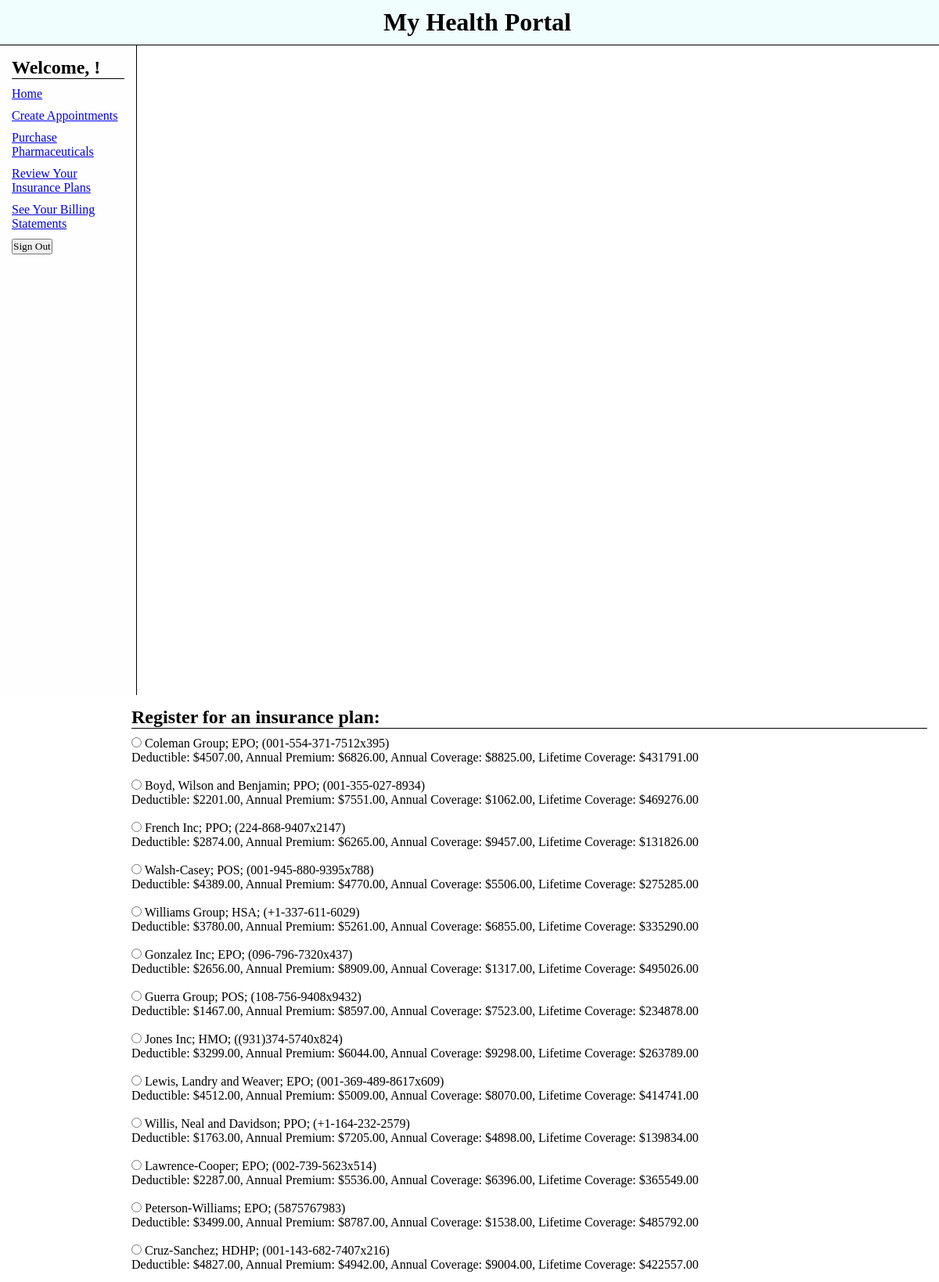
/insurancePlans.php (upper part), run on the app's committed database.
### tables this page shows
CREATE TABLE IF NOT EXISTS `InsProviders`(
	CompanyID int,
	CompanyName varchar(32),
	Category varchar(32),
	Address varchar(127),
	email varchar(48),
	PhoneNum varchar(20),
	PlanID int,
	PRIMARY KEY (CompanyID),
	FOREIGN KEY (PlanID) REFERENCES InsPlans(PlanID)
);

CREATE TABLE IF NOT EXISTS `InsPlans`(
	PlanID int,
	AnnualDeductible float(9,2),
	AnnualPremium float(9,2),
	AnnualCoverage float(9,2),
	LifetimeCoverage float(9,2),
	PRIMARY KEY(PlanID)
);

### insurancePlans.php (the view, shortened to what this page needs)
<?php include 'server.php'; ?>
<!DOCTYPE html>
</html>
	<head>
		<link rel="stylesheet" href="style.css">
	</head>
	<body>
		<div id="header-panel">
			<h1 class="center-text">My Health Portal</h1>
		</div>
		<div id="side-panel">
			<h2 class="top-text">Welcome, <?php echo $_SESSION['name']; ?>!</h2>
			<p class="itemize"><a href="index.php">Home</a></p>
			<p class="itemize"><a href="appointments.php">Create Appointments</a></p>
			<p class="itemize"><a href="index.php">Purchase Pharmaceuticals</a></p>
			<p class="itemize"><a href="index.php">Review Your Insurance Plans</a></p>
			<p class="itemize"><a href="index.php">See Your Billing Statements</a></p>
			<form method="post" action="appointments.php">
				<button type="submit" name="logout">Sign Out</button>
			</form>
		</div>
		<div id="center-panel">
			<h2 class="top-text">Register for an insurance plan:</h2>
			<?php
				$iQuery = "SELECT * FROM InsPlans INNER JOIN InsProviders ON InsPlans.PlanID=InsProviders.PlanID;";
				$result = mysqli_query($conn, $iQuery);
				$i = 1;
			?>
			<form method="post" action="insurancePlans.php">
				<?php while($row = mysqli_fetch_assoc($result)){  ?>
				<input type="radio" name="insChoice" value="<?php echo 200000000 + $i; ?>">
				<label for="insChoice">
				<?php echo $row['CompanyName']."; ".$row['Category']."; (".$row['PhoneNum'].")".
				"<br>Deductible: $".$row['AnnualDeductible'].", Annual Premium: $".$row['AnnualPremium'].", Annual Coverage: $".$row['AnnualCoverage'].", Lifetime Coverage: $".$row['LifetimeCoverage']; ?>
				</label>
				<br><br>
				<?php $i++;}; ?>
				<br>
			</form>
		</div>
	</body>
</html>

### style.css (style rules this page uses)
* { margin: 0px; padding: 0px; font-family: Cambria; }
#side-panel { width: 12%; height: 800px; float: left; padding: 15px; margin: 0px 0px 0px 0px; border-right: 1px solid black; background-color: #fefefe; }
#center-panel { width: 84.75%; height: auto; margin: 0px; float: right; padding: 15px; }
#header-panel { width: 100%; margin: 0px; float: top; padding: 10px; border-bottom: 1px solid black; background-color: #f0fefe; }
.center-text { text-align: center; }
h2.top-text { border-bottom: 1px solid black; margin-bottom: 10px; }
.itemize { padding-bottom: 10px; }

### data on the page
insproviders: CompanyName "Coleman Group", Category "EPO", PhoneNum "001-554-371-7512x395", PlanID.AnnualDeductible "4507.00", PlanID.AnnualPremium "6826.00", PlanID.AnnualCoverage "8825.00", PlanID.LifetimeCoverage "431791.00"
insproviders: CompanyName "Boyd, Wilson and Benjamin", Category "PPO", PhoneNum "001-355-027-8934", PlanID.AnnualDeductible "2201.00", PlanID.AnnualPremium "7551.00", PlanID.AnnualCoverage "1062.00", PlanID.LifetimeCoverage "469276.00"
insproviders: CompanyName "French Inc", Category "PPO", PhoneNum "224-868-9407x2147", PlanID.AnnualDeductible "2874.00", PlanID.AnnualPremium "6265.00", PlanID.AnnualCoverage "9457.00", PlanID.LifetimeCoverage "131826.00"
insproviders: CompanyName "Walsh-Casey", Category "POS", PhoneNum "001-945-880-9395x788", PlanID.AnnualDeductible "4389.00", PlanID.AnnualPremium "4770.00", PlanID.AnnualCoverage "5506.00", PlanID.LifetimeCoverage "275285.00"
insproviders: CompanyName "Williams Group", Category "HSA", PhoneNum "+1-337-611-6029", PlanID.AnnualDeductible "3780.00", PlanID.AnnualPremium "5261.00", PlanID.AnnualCoverage "6855.00", PlanID.LifetimeCoverage "335290.00"
insproviders: CompanyName "Gonzalez Inc", Category "EPO", PhoneNum "096-796-7320x437", PlanID.AnnualDeductible "2656.00", PlanID.AnnualPremium "8909.00", PlanID.AnnualCoverage "1317.00", PlanID.LifetimeCoverage "495026.00"
insproviders: CompanyName "Guerra Group", Category "POS", PhoneNum "108-756-9408x9432", PlanID.AnnualDeductible "1467.00", PlanID.AnnualPremium "8597.00", PlanID.AnnualCoverage "7523.00", PlanID.LifetimeCoverage "234878.00"
insproviders: CompanyName "Jones Inc", Category "HMO", PhoneNum "(931)374-5740x824", PlanID.AnnualDeductible "3299.00", PlanID.AnnualPremium "6044.00", PlanID.AnnualCoverage "9298.00", PlanID.LifetimeCoverage "263789.00"
insproviders: CompanyName "Lewis, Landry and Weaver", Category "EPO", PhoneNum "001-369-489-8617x609", PlanID.AnnualDeductible "4512.00", PlanID.AnnualPremium "5009.00", PlanID.AnnualCoverage "8070.00", PlanID.LifetimeCoverage "414741.00"
insproviders: CompanyName "Willis, Neal and Davidson", Category "PPO", PhoneNum "+1-164-232-2579", PlanID.AnnualDeductible "1763.00", PlanID.AnnualPremium "7205.00", PlanID.AnnualCoverage "4898.00", PlanID.LifetimeCoverage "139834.00"
insproviders: CompanyName "Lawrence-Cooper", Category "EPO", PhoneNum "002-739-5623x514", PlanID.AnnualDeductible "2287.00", PlanID.AnnualPremium "5536.00", PlanID.AnnualCoverage "6396.00", PlanID.LifetimeCoverage "365549.00"
insproviders: CompanyName "Peterson-Williams", Category "EPO", PhoneNum "5875767983", PlanID.AnnualDeductible "3499.00", PlanID.AnnualPremium "8787.00", PlanID.AnnualCoverage "1538.00", PlanID.LifetimeCoverage "485792.00"
insproviders: CompanyName "Cruz-Sanchez", Category "HDHP", PhoneNum "001-143-682-7407x216", PlanID.AnnualDeductible "4827.00", PlanID.AnnualPremium "4942.00", PlanID.AnnualCoverage "9004.00", PlanID.LifetimeCoverage "422557.00"
